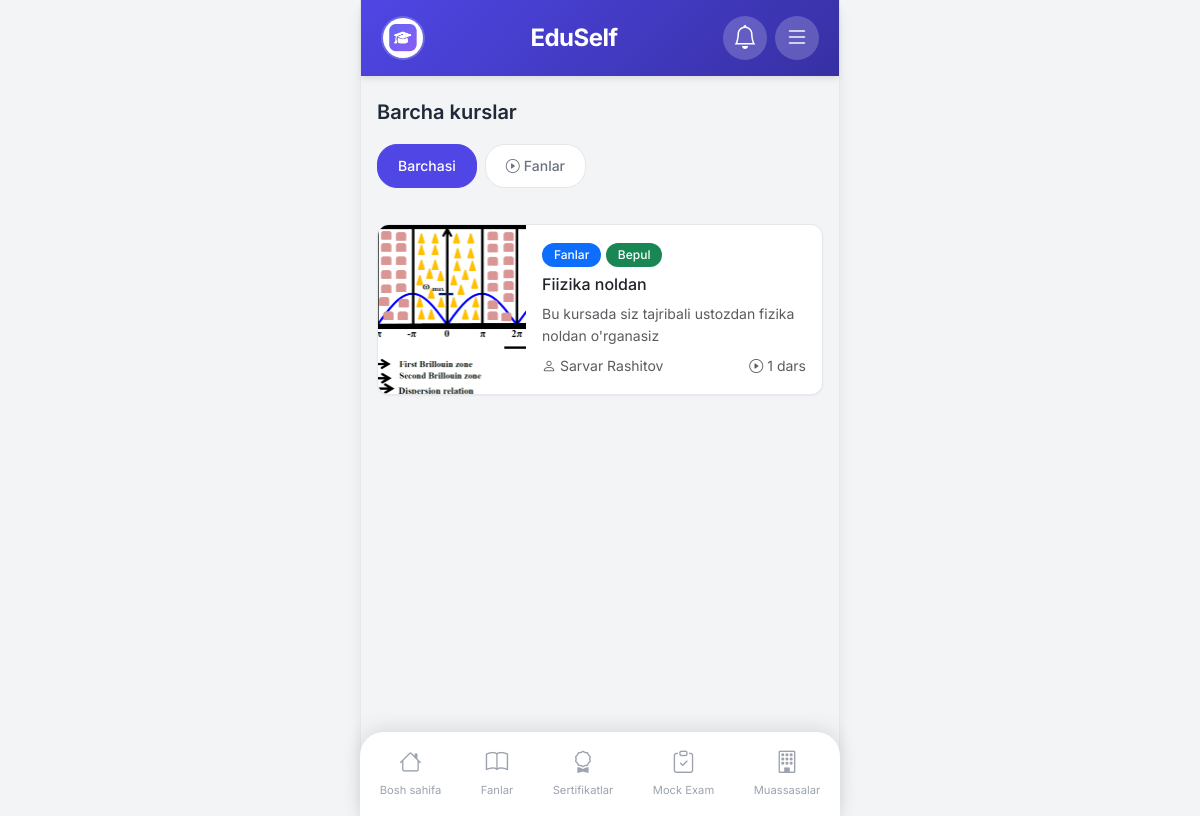
Screenshot of /courses/ (signed in) with the database file from the repository.
### accounts/models.py (models this page shows, shortened)
class User(AbstractUser):
    email = models.EmailField(unique=True)
    profile_image = models.ImageField(upload_to='profiles/', blank=True, null=True)
    bio = models.TextField(blank=True)
    created_at = models.DateTimeField(auto_now_add=True)
    updated_at = models.DateTimeField(auto_now=True)

### core/models.py (models this page shows, shortened)
class CourseCategory(models.Model):
    name = models.CharField(max_length=200, verbose_name="Kategoriya nomi")
    slug = models.SlugField(max_length=200, unique=True, verbose_name="Slug")
    description = models.TextField(blank=True, verbose_name="Tavsif")
    icon = models.CharField(max_length=50, default='bi-play-circle', verbose_name="Icon")
    image = models.ImageField(upload_to='course_categories/', blank=True, null=True, verbose_name="Rasm")
    order = models.PositiveIntegerField(default=0, verbose_name="Tartib")
    is_active = models.BooleanField(default=True, verbose_name="Faol")
    created_at = models.DateTimeField(auto_now_add=True)
    class Meta:
        ordering = ['order', 'name']
        verbose_name = "Kurs kategoriyasi"
        verbose_name_plural = "Kurs kategoriyalari"

class Course(models.Model):
    category = models.ForeignKey(CourseCategory, on_delete=models.CASCADE, related_name='courses', verbose_name="Kategoriya")
    title = models.CharField(max_length=300, verbose_name="Kurs nomi")
    slug = models.SlugField(max_length=300, unique=True, verbose_name="Slug")
    description = models.TextField(verbose_name="Tavsif")
    image = models.ImageField(upload_to='courses/', verbose_name="Kurs rasmi")
    instructor = models.CharField(max_length=200, verbose_name="O'qituvchi")
    duration = models.CharField(max_length=100, blank=True, verbose_name="Davomiyligi")
    level = models.CharField(max_length=50, choices=[
        ('beginner', 'Boshlang\'ich'),
        ('intermediate', 'O\'rta'),
        ('advanced', 'Yuqori')
    ], default='beginner', verbose_name="Daraja")
    price = models.DecimalField(max_digits=10, decimal_places=2, default=0, verbose_name="Narxi")
    is_free = models.BooleanField(default=False, verbose_name="Bepul")
    is_featured = models.BooleanField(default=False, verbose_name="Mashhur")
    is_active = models.BooleanField(default=True, verbose_name="Faol")
    order = models.PositiveIntegerField(default=0, verbose_name="Tartib")
    created_at = models.DateTimeField(auto_now_add=True)
    updated_at = models.DateTimeField(auto_now=True)
    class Meta:
        ordering = ['order', '-created_at']
        verbose_name = "Kurs"
        verbose_name_plural = "Kurslar"
    def get_lessons_count(self):
        return self.lessons.count()

### core/views.py (the view)
# urls.py: path('courses/', views.courses_view, name='courses'),
def courses_view(request):
    category_slug = request.GET.get('category')
    if category_slug:
        category = get_object_or_404(CourseCategory, slug=category_slug, is_active=True)
        courses = Course.objects.filter(category=category, is_active=True)
        title = category.name
    else:
        courses = Course.objects.filter(is_active=True)
        title = "Barcha kurslar"
        category = None
    categories = CourseCategory.objects.filter(is_active=True)
    featured_courses = Course.objects.filter(is_featured=True, is_active=True)[:3]
    context = {
        'courses': courses,
        'categories': categories,
        'featured_courses': featured_courses,
        'current_category': category,
        'title': title,
    }
    return render(request, 'core/courses.html', context)

### core/context_processors.py (called while the page is built)
def site_settings(request):
    try:
        settings = SiteSettings.objects.first()
    except:
        settings = None
    return {'site_settings': settings}

def notifications(request):
    if request.user.is_authenticated:
        user_notifications = Notification.objects.filter(
            user=request.user,
            is_read=False
        )
        global_notifications = Notification.objects.filter(
            is_global=True,
            is_read=False
        )
        all_notifications = (user_notifications | global_notifications).distinct().order_by('-created_at')[:10]
        unread_count = all_notifications.count()
    else:
        all_notifications = []
        unread_count = 0
    return {
        'notifications': all_notifications,
        'unread_notifications_count': unread_count
    }

### templates/core/courses.html (shortened to what this page needs)
{% extends 'base.html' %}
{% block content %}
<div class="section-title">{{ title }}</div>
<div class="filter-tabs mb-4">
    <a href="{% url 'core:courses' %}" class="filter-tab {% if not current_category %}active{% endif %}">
        Barchasi
    </a>
    {% for cat in categories %}
    <a href="{% url 'core:courses' %}?category={{ cat.slug }}" class="filter-tab {% if current_category.id == cat.id %}active{% endif %}">
        <i class="{{ cat.icon }} me-1"></i>{{ cat.name }}
    </a>
    {% endfor %}
</div>
{% if courses %}
    {% for course in courses %}
    <a href="{% url 'core:course_detail' course.slug %}" class="text-decoration-none">
        <div class="card mb-3 course-card">
            <div class="row g-0">
                {% if course.image %}
                <div class="col-4">
                    <img src="{{ course.image.url }}" class="img-fluid rounded-start" alt="{{ course.title }}" style="height: 100%; object-fit: cover;">
                </div>
                <div class="col-8">
                {% else %}
                <div class="col-12">
                {% endif %}
                    <div class="card-body">
                        <span class="badge bg-primary mb-2">{{ course.category.name }}</span>
                        {% if course.is_free %}
                        <span class="badge bg-success mb-2">Bepul</span>
                        {% endif %}
                        <h6 class="card-title text-dark">{{ course.title }}</h6>
                        <p class="card-text text-muted small mb-2">{{ course.description|truncatewords:12 }}</p>
                        <div class="d-flex justify-content-between align-items-center">
                            <small class="text-muted">
                                <i class="bi bi-person"></i> {{ course.instructor }}
                            </small>
                            <small class="text-muted">
                                <i class="bi bi-play-circle"></i> {{ course.get_lessons_count }} dars
                            </small>
                        </div>
                    </div>
                </div>
            </div>
        </div>
    </a>
    {% endfor %}
{% else %}
    <div class="empty-state">
        <i class="bi bi-play-circle"></i>
        <p>Hozircha kurslar mavjud emas</p>
    </div>
{% endif %}
{% endblock %}

### templates/base.html (shortened to what this page needs)
<!DOCTYPE html>
<html lang="uz">
<head>
    {% load static %}
    <link href="https://cdn.jsdelivr.net/npm/bootstrap@5.3.2/dist/css/bootstrap.min.css" rel="stylesheet">
    <link rel="stylesheet" href="https://cdn.jsdelivr.net/npm/bootstrap-icons@1.11.1/font/bootstrap-icons.css">
    <link rel="stylesheet" href="{% static 'css/style.css' %}">
</head>
<body>
    <div class="app-container">
        <header class="app-header">
            <div class="header-left">
                {% if user.is_authenticated %}
                <a href="{% url 'accounts:profile' %}" class="profile-btn">
                    {% if user.profile_image %}
                    <img src="{{ user.profile_image.url }}" alt="Profile" class="profile-img">
                    {% else %}
                    <i class="bi bi-person-circle"></i>
                    {% endif %}
                </a>
                {% else %}
                <a href="{% url 'accounts:login' %}" class="profile-btn">
                    <i class="bi bi-person-circle"></i>
                </a>
                {% endif %}
            </div>
            <div class="header-center">
                <a href="{% url 'core:home' %}" class="logo-text">EduSelf</a>
            </div>
            <div class="header-right">
                {% if user.is_authenticated %}
                <button class="notification-btn" type="button" data-bs-toggle="offcanvas" data-bs-target="#notificationMenu">
                    <i class="bi bi-bell"></i>
                </button>
                {% endif %}
                <button class="menu-btn" type="button" data-bs-toggle="offcanvas" data-bs-target="#sideMenu">
                    <i class="bi bi-list"></i>
                </button>
            </div>
        </header>
        <main class="app-content">
            {% block content %}{% endblock %}
        </main>
        <nav class="bottom-nav">
            <a href="{% url 'core:home' %}" class="nav-item {% if request.resolver_match.url_name == 'home' %}active{% endif %}">
                <i class="bi bi-house"></i>
                <span>Bosh sahifa</span>
            </a>
            <a href="{% url 'core:subjects' %}" class="nav-item {% if 'subjects' in request.path or 'topics' in request.path or 'tests' in request.path %}active{% endif %}">
                <i class="bi bi-book"></i>
                <span>Fanlar</span>
            </a>
            <a href="{% url 'core:certificates' %}" class="nav-item {% if 'certificates' in request.path or 'cert' in request.path %}active{% endif %}">
                <i class="bi bi-award"></i>
                <span>Sertifikatlar</span>
            </a>
            <a href="{% url 'core:mock_exams' %}" class="nav-item {% if 'mock' in request.path %}active{% endif %}">
                <i class="bi bi-clipboard-check"></i>
                <span>Mock Exam</span>
            </a>
            <a href="{% url 'core:institutions' %}" class="nav-item {% if 'institutions' in request.path %}active{% endif %}">
                <i class="bi bi-building"></i>
                <span>Muassasalar</span>
            </a>
        </nav>
    </div>
</body>
</html>

### static/css/style.css (style rules this page uses)
:root { --primary-color: #4F46E5; --primary-light: #818CF8; --primary-dark: #3730A3; --secondary-color: #10B981; --accent-color: #F59E0B; --danger-color: #EF4444; --background-color: #F3F4F6; --card-bg: #FFFFFF; --text-primary: #1F2937; --text-secondary: #6B7280; --text-muted: #9CA3AF; --border-color: #E5E7EB; --shadow-sm: 0 1px 2px 0 rgba(0, 0, 0, 0.05); --shadow-md: 0 4px 6px -1px rgba(0, 0, 0, 0.1); --shadow-lg: 0 10px 15px -3px rgba(0, 0, 0, 0.1); --radius-sm: 8px; --radius-md: 12px; --radius-lg: 16px; --radius-xl: 24px; }
* { margin: 0; padding: 0; box-sizing: border-box; }
body { font-family: 'Inter', -apple-system, BlinkMacSystemFont, sans-serif; background-color: var(--background-color); color: var(--text-primary); line-height: 1.6; -webkit-font-smoothing: antialiased; }
.app-container { max-width: 480px; margin: 0 auto; min-height: 100vh; background-color: var(--background-color); position: relative; padding-bottom: 80px; }
.app-header { position: sticky; top: 0; z-index: 100; background: linear-gradient(135deg, var(--primary-color) 0%, var(--primary-dark) 100%); padding: 16px 20px; display: flex; justify-content: space-between; align-items: center; box-shadow: var(--shadow-md); }
.header-left { width: 44px; }
.header-right { display: flex; gap: 8px; align-items: center; }
.profile-btn, .menu-btn, .notification-btn { width: 44px; height: 44px; border-radius: 50%; background: rgba(255, 255, 255, 0.2); border: none; display: flex; align-items: center; justify-content: center; color: white; font-size: 1.5rem; text-decoration: none; transition: all 0.3s ease; position: relative; }
.profile-img { width: 40px; height: 40px; border-radius: 50%; object-fit: cover; }
.logo-text { font-size: 1.5rem; font-weight: 700; color: white; text-decoration: none; letter-spacing: -0.5px; }
.app-content { padding: 20px 16px 20px 16px; min-height: calc(100vh - 140px); }
.bottom-nav { position: fixed; bottom: 0; left: 50%; transform: translateX(-50%); width: 100%; max-width: 480px; background: white; display: flex; justify-content: space-around; padding: 8px 0 12px; box-shadow: 0 -4px 20px rgba(0, 0, 0, 0.1); border-radius: 24px 24px 0 0; z-index: 100; }
.nav-item { display: flex; flex-direction: column; align-items: center; text-decoration: none; color: var(--text-muted); font-size: 0.7rem; padding: 4px 8px; transition: all 0.3s ease; }
.nav-item i { font-size: 1.4rem; margin-bottom: 2px; }
.section-title { font-size: 1.25rem; font-weight: 600; margin-bottom: 16px; color: var(--text-primary); }
.card { background: var(--card-bg); border-radius: var(--radius-md); box-shadow: var(--shadow-sm); border: 1px solid var(--border-color); margin-bottom: 16px; overflow: hidden; transition: all 0.3s ease; }
.card-body { padding: 16px; }
.badge { padding: 6px 12px; border-radius: 20px; font-weight: 500; font-size: 0.75rem; }
.filter-tabs { display: flex; gap: 8px; overflow-x: auto; padding-bottom: 12px; margin-bottom: 16px; -webkit-overflow-scrolling: touch; }
.filter-tab { padding: 10px 20px; border-radius: 20px; background: white; color: var(--text-secondary); text-decoration: none; font-size: 0.875rem; font-weight: 500; white-space: nowrap; border: 1px solid var(--border-color); transition: all 0.3s ease; }
.filter-tab:hover, .filter-tab.active { background: var(--primary-color); color: white; border-color: var(--primary-color); }
.course-card, .course-featured-card { transition: all 0.3s ease; }
@media (min-width: 481px) { .app-container { border-left: 1px solid var(--border-color); border-right: 1px solid var(--border-color); box-shadow: var(--shadow-lg); } }

### rows the page displays
User: profile_image (picture)
CourseCategory: name "Fanlar"
Course: image (picture), category.name "Fanlar", is_free "Bepul", title "Fiizika noldan", description "Bu kursada siz tajribali ustozdan fizika noldan o'rganasiz", instructor "Sarvar Rashitov", get_lessons_count "1"

### other values shown
{{ title }} "Barcha kurslar"
